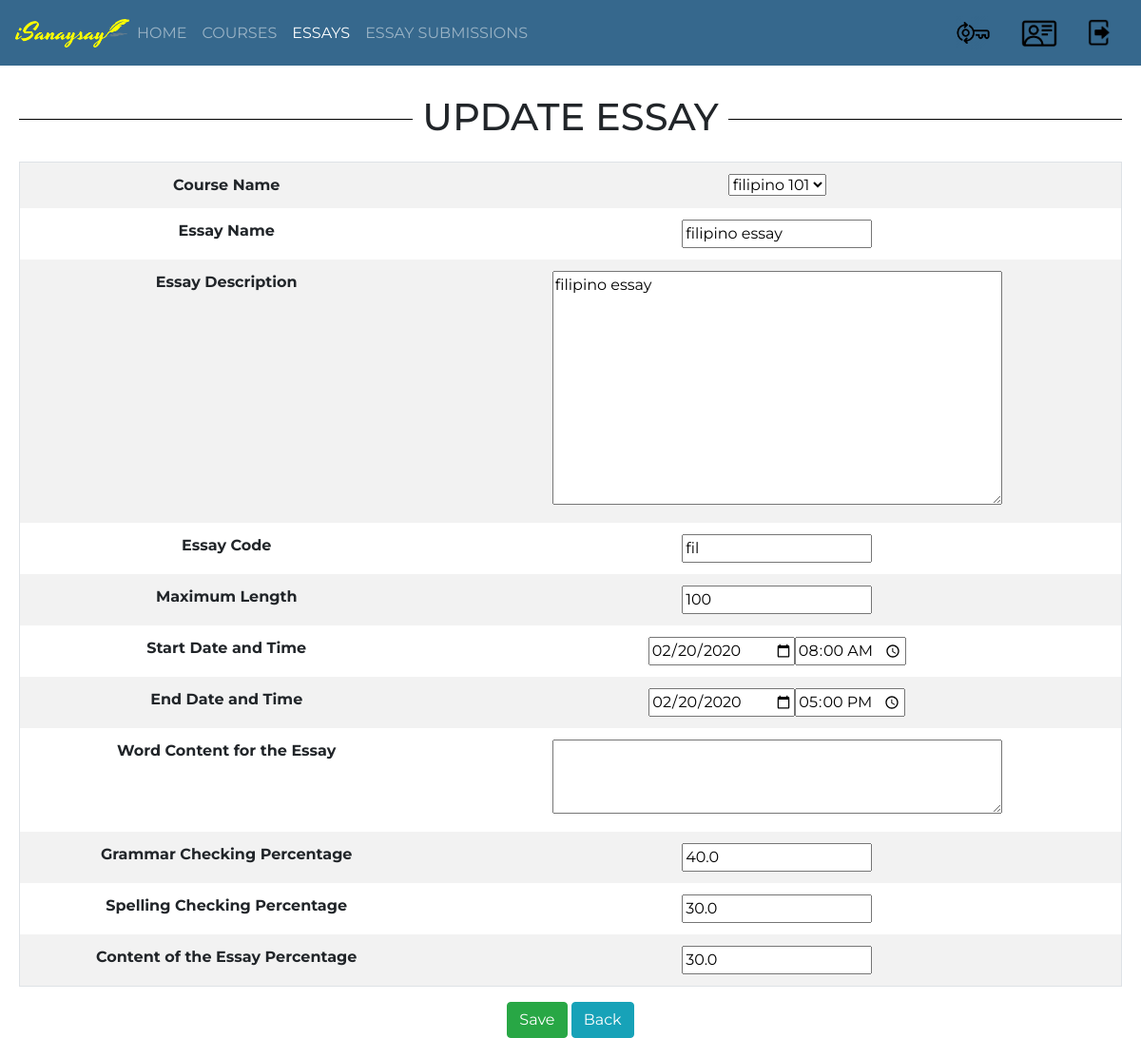
/isanaysay/update_essay/4 (signed in), run on the app's committed database.
### users/models.py (models this page shows, shortened)
class Essay(models.Model):
    course = models.ForeignKey(Course, verbose_name="Course", on_delete = models.CASCADE)
    name = models.CharField(verbose_name="Essay Name", max_length=300)
    essay_description = models.CharField(verbose_name="Essay Description", max_length=1500)
    essay_code = models.CharField(verbose_name="Essay Code", max_length=100)
    maximum_length = models.IntegerField(verbose_name="Maximum Length")
    start_date_time = models.DateTimeField(verbose_name="Essay Start Date and Time")
    end_date_time = models.DateTimeField(verbose_name="Essay End Date and Time")
    criteria_no_1 = models.FloatField(verbose_name="Grammar",default=0)
    criteria_no_2 = models.FloatField(verbose_name="Spelling",default=0)
    criteria_no_3 = models.FloatField(verbose_name="Content",default=0)
    words = models.CharField(verbose_name="Words",max_length=10000,default="")

### users/views.py (the view)
# urls.py: url(r'^update_essay/(?P<essay_id>\d+)$', update_essay, name='update-essay'),
def update_essay(request, essay_id):
    if request.user.is_authenticated:
        template = "update_essay.html"
        user_id = request.user.id
        essay = Essay.objects.get(id=int(essay_id))
        if request.method == "POST":
            form = EssayForm(user_id,request.POST, instance=essay)
            if form.is_valid():
                form.save()
                context = {
                    'essay_form': EssayForm(user_id,instance=essay),
                }
        else:
            context = {
                'essay_form': EssayForm(user_id,instance=essay),
            }
        return render(request, template, context)
    else:
        return HttpResponseRedirect(reverse_lazy('index'))

### users/forms.py
class EssayForm(forms.ModelForm):
	essay_description = forms.CharField(widget=forms.Textarea(attrs={"rows":10, "cols":50}))
	words = forms.CharField(widget=forms.Textarea(attrs={"rows":3, "cols":50}))
	start_date_time = forms.SplitDateTimeField(label='What is the essay start date and time?', widget=forms.SplitDateTimeWidget(date_attrs={'type':'date'},time_attrs={'type':'time'}))
	end_date_time = forms.SplitDateTimeField(label='What is the essay end date and time?', widget=forms.SplitDateTimeWidget(date_attrs={'type':'date'},time_attrs={'type':'time'}))
	class Meta:
		model = Essay
		fields = '__all__'
	def __init__(self, user_id, *args, **kwargs):
		print(user_id)
		super(EssayForm, self).__init__(*args, **kwargs)
		self.fields['course'].queryset = Course.objects.filter(teacher__id=user_id)

### users/models.py (called while the page is built)
    def __str__(self):
        return "%s" % self.course_code

### templates/update_essay.html (shortened to what this page needs)
{% extends 'base.html' %}
{% block content %}
	<div id="parent"><div id="child"><br/><br/><br/>
		<h1><span>UPDATE ESSAY</span></h1><br/>
		<form role="form" action="" method="POST">
			<table class="table table-bordered table-striped">
				<tbody>
					<tr>
						<th>Course Name</th>
						<th>{{ essay_form.course }}</th>
					</tr>
					<tr>
						<th>Essay Name</th>
						<th>{{ essay_form.name }}</th>
					</tr>
					<tr>
						<th>Essay Description</th>
						<th>{{ essay_form.essay_description }}</th>
					</tr>
					<tr>
						<th>Essay Code</th>
						<th>{{ essay_form.essay_code }}</th>
					</tr>
					<tr>
						<th>Maximum Length</th>
						<th>{{ essay_form.maximum_length }}</th>
					</tr>
					<tr>
						<th>Start Date and Time</th>
						<th>{{ essay_form.start_date_time }}</th>
					</tr>
					<tr>
						<th>End Date and Time</th>
						<th>{{ essay_form.end_date_time }}</th>
					</tr>
					<tr>
						<th>Word Content for the Essay</th>
						<th>{{ essay_form.words }}</th>
					</tr>
					<tr>
						<th>Grammar Checking Percentage</th>
						<th>{{ essay_form.criteria_no_1 }}</th>
					</tr>
					<tr>
						<th>Spelling Checking Percentage</th>
						<th>{{ essay_form.criteria_no_2 }}</th>
					</tr>
					<tr>
						<th>Content of the Essay Percentage</th>
						<th>{{ essay_form.criteria_no_3 }}</th>
					</tr>
				</tbody>
			</table>
			<button type="submit" class="btn btn-success">Save</button>
			<a href="{% url 'view-essays' %}" class="btn btn-info">Back</a>
		</form>
	</div></div>
{% endblock %}

### templates/base.html (style rules this page uses)
h1 { width: 100%; text-align: center; border-bottom: 1px solid #000; line-height: 0.1em; margin: 10px 0 20px; }
h1 span { background:#fff; padding:0 10px; }
body { font-family: 'Montserrat'; }
.table-bordered td, .table-bordered th { border:0; }
#parent { display: table; width: 100%; }
#child { display: table-cell; text-align: center; vertical-align: middle; padding-left:20px; padding-right:20px; }

### data on the page
Essay: course "filipino 101", name "filipino essay", essay_description "filipino essay", essay_code "fil", maximum_length "100", criteria_no_1 "40.0", criteria_no_2 "30.0", criteria_no_3 "30.0"
